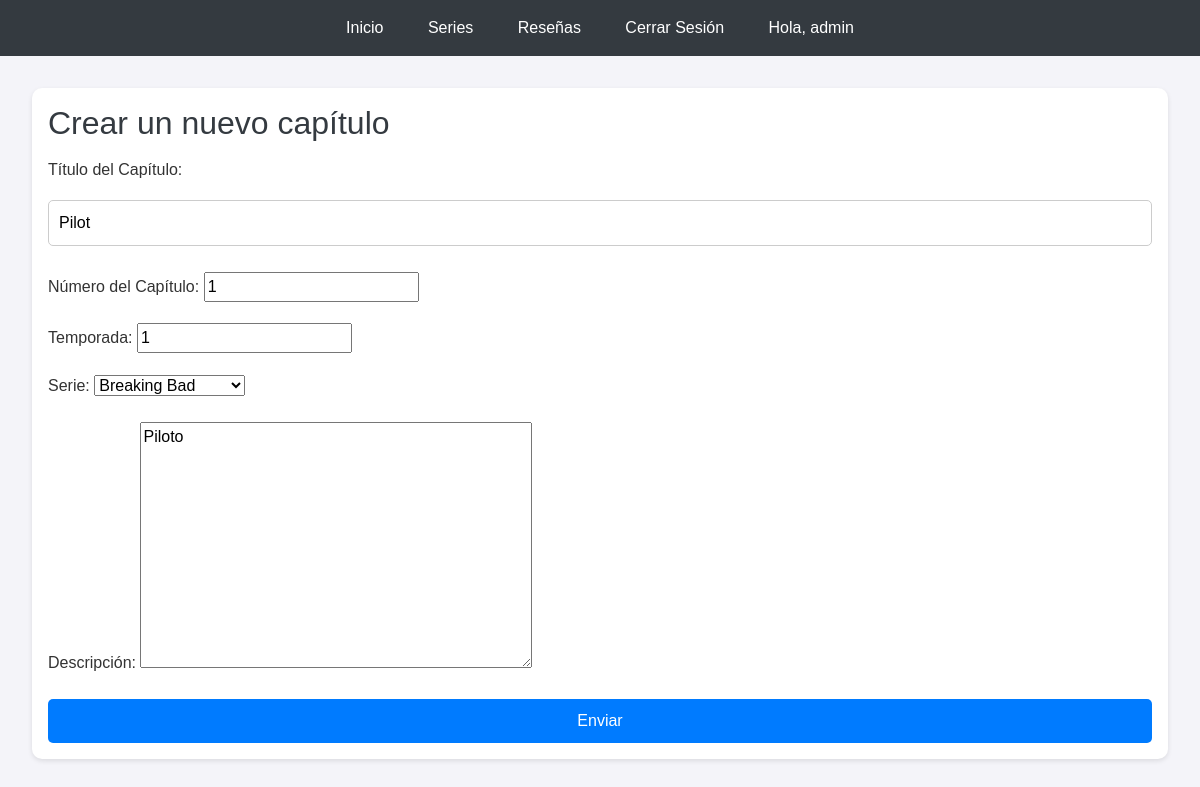
Screenshot of /series/capitulos/1/editar (signed in) with the database file from the repository.
### apps/series/models.py (models this page shows, shortened)
class Capitulo(models.Model):
    titulo = models.CharField(max_length=200)
    numero = models.IntegerField()  # Número del capítulo dentro de la temporada
    temporada = models.IntegerField()  # Número de la temporada
    serie = models.ForeignKey(Serie, on_delete=models.CASCADE, related_name='capitulos')
    descripcion = models.TextField()

class Serie(models.Model):
    titulo = models.CharField(max_length=200)
    sinopsis = models.TextField()
    imagen = models.ImageField(upload_to='series/', blank=True, null=True)
    def __str__(self):
        return self.titulo

### apps/series/views.py (the view, shortened to what this page needs)
# urls.py: path('capitulos/<int:pk>/editar', CapituloUpdateView.as_view(), name='capitulo-edit'),
class CapituloUpdateView(LoginRequiredMixin, UpdateView):
    model = Capitulo
    form_class = CapituloForm
    template_name = 'series/capitulo_form.html'

### apps/series/forms.py (shortened to what this page needs)
class CapituloForm(forms.ModelForm):
    class Meta:
        model = Capitulo
        fields = ['titulo', 'numero', 'temporada', 'serie', 'descripcion']
        labels = {
            'titulo': 'Título del Capítulo',
            'numero': 'Número del Capítulo',
            'temporada': 'Temporada',
            'serie': 'Serie',
            'descripcion': 'Descripción',
        }

### templates/series/capitulo_form.html (shortened to what this page needs)
{% extends 'base.html' %}
{% block content %}
    <h2>Crear un nuevo capítulo</h2>
    <form method="post">
    {{ form.as_p }}
    <button type="submit">Enviar</button>
    </form>
{% endblock %}

### templates/base.html (shortened to what this page needs)
{% load static %}
<!DOCTYPE html>
<html lang="en">
<head>
    <link href="https://stackpath.bootstrapcdn.com/bootstrap/4.5.2/css/bootstrap.min.css" rel="stylesheet">
    <link rel="stylesheet" href="{% static 'css/styles.css' %}">
</head>
<body>
    <nav>
        <ul>
            <li><a href="{% url 'index' %}">Inicio</a></li>
            <li><a href="{% url 'series:serie-list'%}">Series</a></li>
            <li><a href="{% url 'reseñas:reseña-list'%}">Reseñas</a></li>
            {% if user.is_authenticated %}
                <li><a href="{% url 'account_logout' %}">Cerrar Sesión</a></li>
                <li><a href="#">Hola, {{ user.username }}</a></li>
            {% else %}
                <li><a href="{% url 'account_login' %}">Iniciar Sesión</a></li>
                <li><a href="{% url 'account_signup' %}">Registrarse</a></li>
            {% endif %}
        </ul>
    </nav>
    <div class="content">
        {% block content %}{% endblock %}
    </div>
</body>
</html>

### static/css/styles.css (style rules this page uses)
body { font-family: Arial, sans-serif; margin: 0; padding: 0; background-color: #f4f4f9; color: #333; }
nav { background-color: #343a40; color: #ffffff; padding: 1rem; text-align: center; }
nav ul { list-style-type: none; padding: 0; margin: 0; }
nav ul li { display: inline; margin: 0 10px; }
nav ul li a { color: #ffffff; text-decoration: none; padding: 5px 10px; border-radius: 5px; transition: background-color 0.3s; }
.content { margin: 2rem; padding: 1rem; background-color: #ffffff; border-radius: 10px; box-shadow: 0 2px 5px rgba(0, 0, 0, 0.1); }
button, .btn { background-color: #007bff; color: #ffffff; border: none; padding: 10px 20px; font-size: 1rem; border-radius: 5px; cursor: pointer; transition: background-color 0.3s, transform 0.3s; }
form { margin-top: 1rem; }
form input[type="text"], form input[type="password"], form input[type="email"] { width: 100%; padding: 10px; margin: 10px 0; border: 1px solid #ccc; border-radius: 5px; }
form button { width: 100%; padding: 10px; }
h2 { color: #343a40; }

### rows the page displays
Capitulo: titulo "Pilot", numero "1", temporada "1", serie "Breaking Bad", descripcion "Piloto"

### other values shown
{{ user.username }} "admin"
